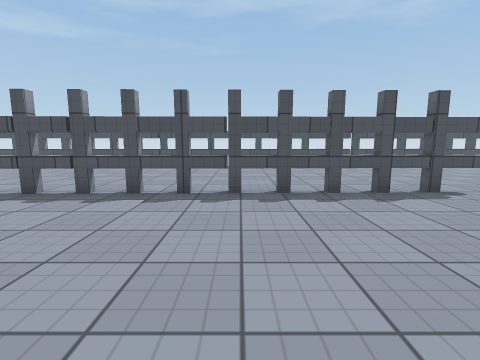
View 1 (above)

16 first-person views from a walk through a scene from a Unity 3-D project. The camera is 1.2 m above the floor, tilts 8° down and sees 85° across. The floor is counted in squares, 1 m on a side. Each view is taken from the middle of a square. On the plan, view 1 faces up. The plan holds only what a view shows up to about 12 squares ahead; the rest is blank. Surface patterns are stand-ins for the level's own textures.

View 2
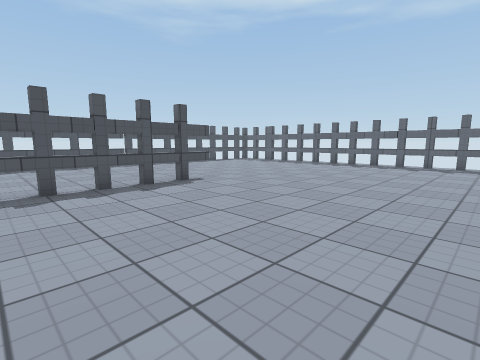

View 3
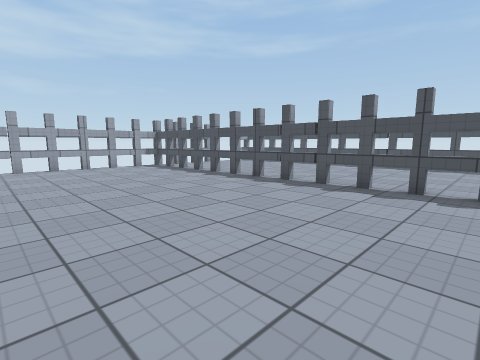

View 4
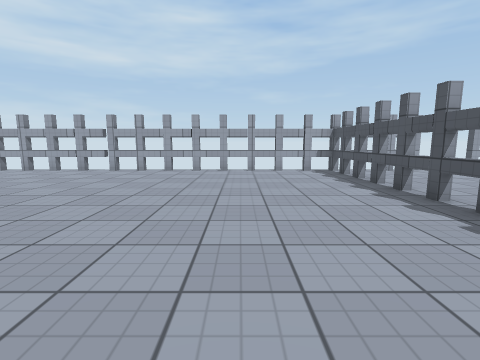

View 5
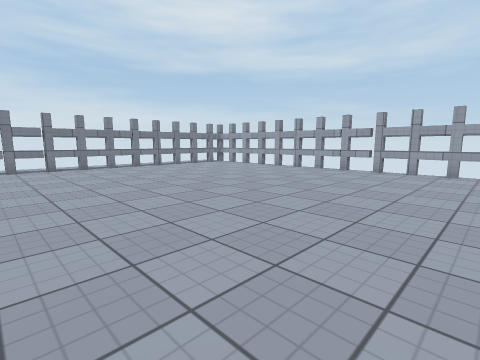

View 6
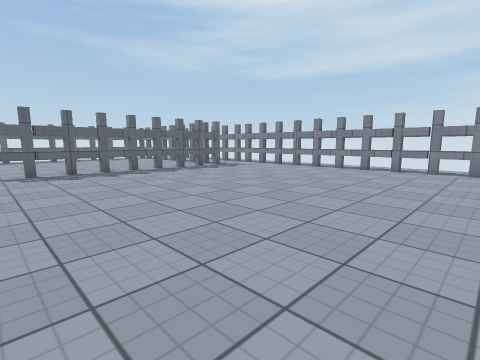

View 7
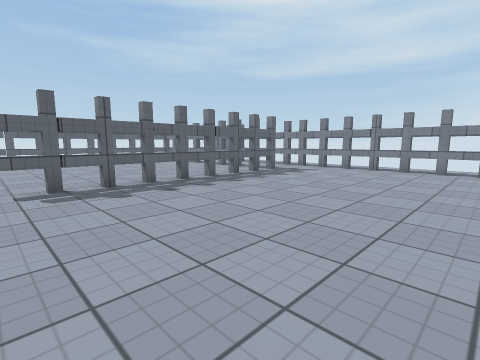

View 8
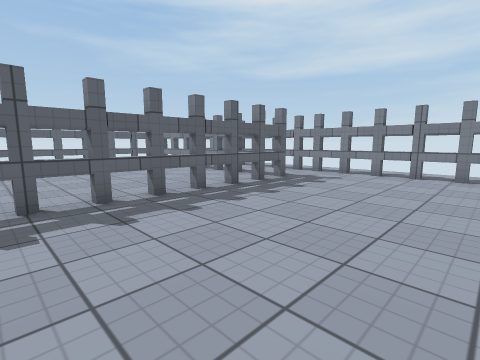

View 9
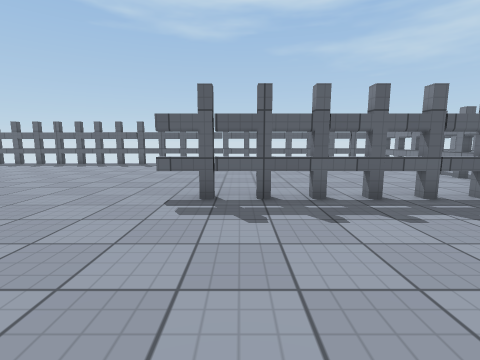

View 10
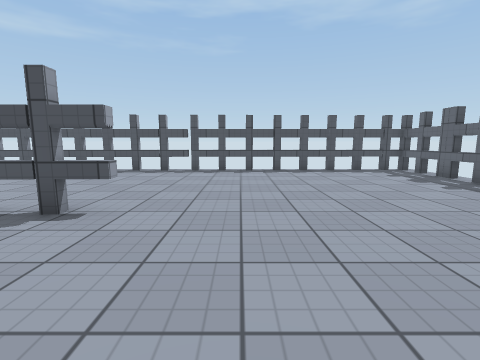

View 11
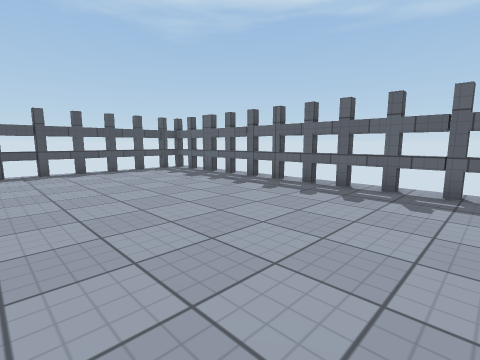

View 12
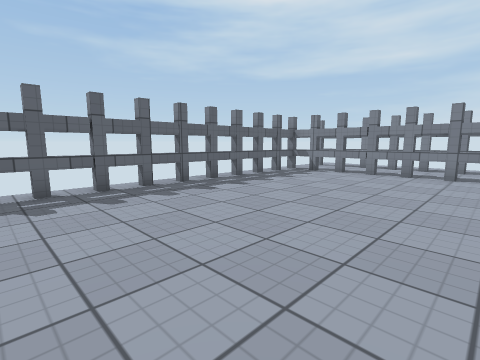

View 13
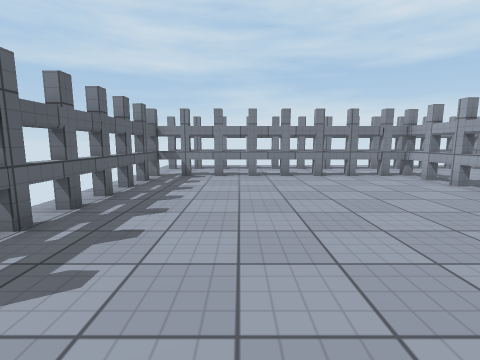

View 14
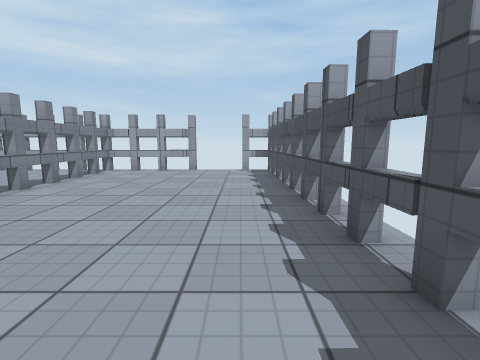

View 15
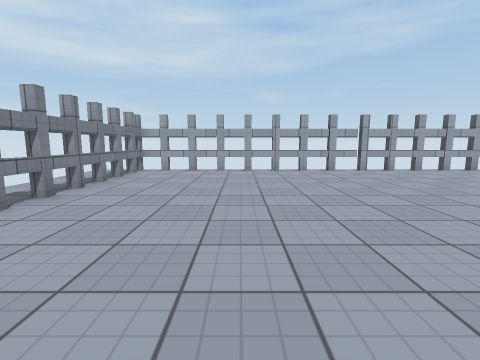

View 16
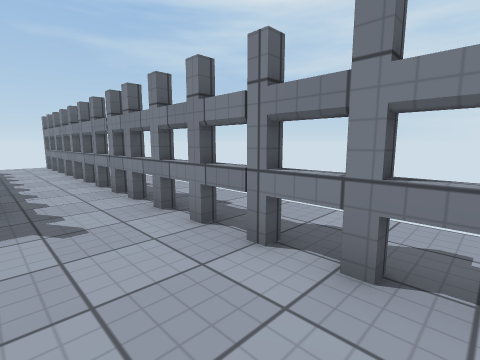

### Floor plan
Key: @ floor where view 1 was taken; # wall or solid block; x gap in a wall; . floor; = window, fence, low wall or low ledge; T thing the floor can be seen under or through.
Columns run from 14 left of view 1 to 16 right of it. Each row starts with its distance up from view 1.
 14     ###==###==####=###==####=##
 13 #==####....... ..............##
 12 x............. ..............=#
 11  ............................##
 10 x............................#
  9 =............................##
  8 =............................=#
  7 #............................=#
  6 #=####==TTT==TTTT==#.........##
  5 #............................#
  4 #............................#
  3 =............................##
  2 =............................=
  1 #............................=
  0 #.............@..............#
 -1 #............................#
 -2 #...................#........#
 -3 =...................=........#
 -4 x...................=........=
 -5 #...................T........=
 -6 #...................T........#
 -7 =...................T........#
 -8 =...................T........#
 -9 #...................=........=
-10 #...................#........=
-11 #...................#####==###
-12 #.............................
-13 ##==###==####=####==#####==###
-14 ###################### ####

Positions as (right, up) in squares from view 1, and headings:
1: (0, 0), facing up
2: (0, -1), facing up-right
3: (0, -1), facing up-left
4: (-2, 2), facing left
5: (-2, 0), facing down-left
6: (-6, -1), facing down-right
7: (-2, -1), facing down-right
8: (0, -3), facing down-right
9: (0, -3), facing right
10: (8, 2), facing up
11: (8, 2), facing up-right
12: (8, 0), facing down-right
13: (12, -1), facing down
14: (-2, 12), facing left
15: (-2, -9), facing left
16: (0, -11), facing down-right
